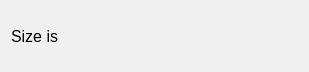
<?xml version="1.0" encoding="UTF-8"?>
<ui version="4.0">
 <class>LabelDialog</class>
 <widget class="QDialog" name="LabelDialog">
  <property name="geometry">
   <rect>
    <x>0</x>
    <y>0</y>
    <width>309</width>
    <height>72</height>
   </rect>
  </property>
  <property name="windowTitle">
   <string>Dialog</string>
  </property>
  <layout class="QVBoxLayout" name="verticalLayout">
   <item>
    <widget class="QLabel" name="label">
     <property name="font">
      <font>
       <pointsize>12</pointsize>
      </font>
     </property>
     <property name="text">
      <string>Size is</string>
     </property>
    </widget>
   </item>
  </layout>
 </widget>
 <resources/>
 <connections/>
</ui>
